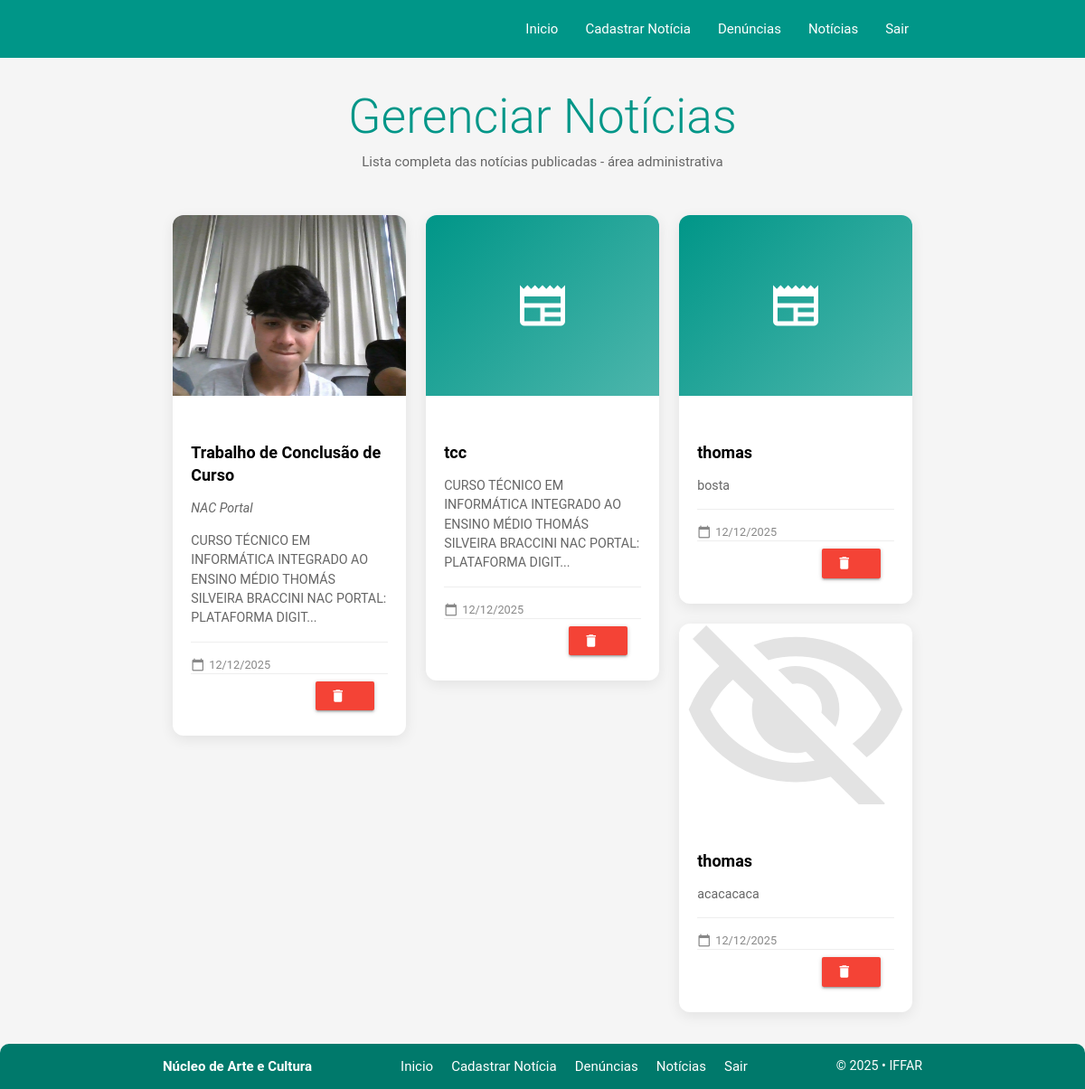
The page /administrador/listagem_noticias.php (signed in) on the database as committed earlier.
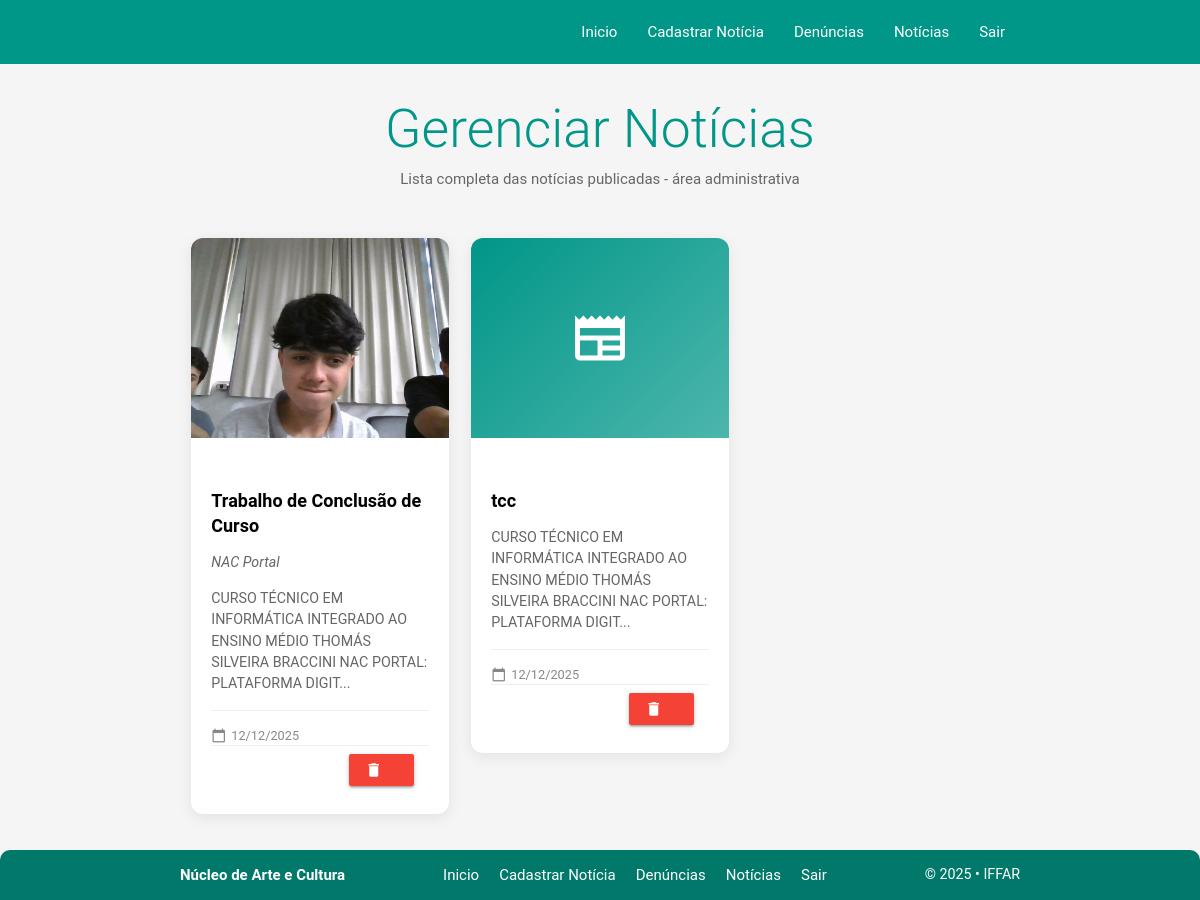
The same page on the database as committed later.
### tables this page shows
CREATE TABLE IF NOT EXISTS `noticias` (
  `id_noticia` int NOT NULL AUTO_INCREMENT,
  `titulo` varchar(200) NOT NULL,
  `subtitulo` varchar(300) DEFAULT NULL,
  `corpo` text NOT NULL,
  `autor` varchar(100) NOT NULL,
  `caminho_midia` varchar(255) DEFAULT NULL,
  `id_admin` int NOT NULL,
  `data_publicacao` datetime NOT NULL,
  `ativo` tinyint DEFAULT '1',
  PRIMARY KEY (`id_noticia`),
  KEY `id_admin` (`id_admin`)
);

### administrador/listagem_noticias.php (the view, shortened to what this page needs)
<?php
require_once "../conexao.php";
$sql = "SELECT noticias.id_noticia,
                noticias.titulo,
                noticias.subtitulo,
                noticias.corpo,
                noticias.caminho_midia,
                noticias.data_publicacao,
                noticias.autor
        FROM noticias
        WHERE noticias.ativo = 1
        ORDER BY noticias.data_publicacao DESC";
$resultado = mysqli_query($conexao, $sql);
$noticias = [];
if ($resultado) {
    while ($registro = mysqli_fetch_assoc($resultado)) {
        $noticias[] = $registro;
    }
}
?>
<!DOCTYPE html>
<html lang="pt-br">
<head>
    <link type="text/css" rel="stylesheet" href="../css/materialize.min.css" media="screen,projection"/>
    <link type="text/css" rel="stylesheet" href="../css/style_todos.css"/>
</head>
<body>
    <?php include_once "header.php"; ?>
    <main class="container">
        <div class="page-title">
            <h2>Gerenciar Notícias</h2>
            <p>Lista completa das notícias publicadas - área administrativa</p>
        </div>
        <?php if (empty($noticias)): ?>
            <div class="card-panel no-noticias">
                <i class="material-icons">newspaper</i>
                <h5>Nenhuma notícia publicada</h5>
                <p>Em breve teremos novidades para você!</p>
            </div>
        <?php else: ?>
            <div class="row">
                <?php foreach ($noticias as $noticia):
                    $resumo = $noticia['corpo'];
                    $resumo = strlen($resumo) > 150 ? substr($resumo, 0, 150) . '...' : $resumo;
                    $data_formatada = date('d/m/Y', strtotime($noticia['data_publicacao']));
                    $tem_imagem = !empty($noticia['caminho_midia']) && file_exists("../uploads/noticias/" . $noticia['caminho_midia']);
                ?>
                    <div class="col s12 m6 l4">
                        <a href="ver_noticias.php?id=<?= $noticia['id_noticia'] ?>" class="black-text" style="text-decoration: none;">
                            <div class="card noticia-card hoverable">
                                <div class="noticia-imagem-container">
                                    <?php if ($tem_imagem): ?>
                                        <img src="../uploads/noticias/<?= htmlspecialchars($noticia['caminho_midia']) ?>"
                                            alt="<?= htmlspecialchars($noticia['titulo']) ?>"
                                            class="noticia-imagem">
                                    <?php else: ?>
                                        <div style="background: linear-gradient(135deg, #009688, #4DB6AC); height: 100%; display: flex; align-items: center; justify-content: center;">
                                            <i class="material-icons white-text" style="font-size: 4rem;">newspaper</i>
                                        </div>
                                    <?php endif; ?>
                                </div>
                                <div class="noticia-conteudo">
                                    <h3 class="noticia-titulo"><?= htmlspecialchars($noticia['titulo']) ?></h3>
                                    <?php if (!empty($noticia['subtitulo'])): ?>
                                        <p class="noticia-subtitulo"><?= htmlspecialchars($noticia['subtitulo']) ?></p>
                                    <?php endif; ?>
                                    <p class="noticia-resumo"><?= htmlspecialchars($resumo) ?></p>
                                    <div class="noticia-meta">
                                        <div class="noticia-data">
                                            <i class="material-icons tiny">calendar_today</i>
                                            <?= $data_formatada ?>
                                        </div>
                                    </div>
                                    <div class="card-action right-align" style="padding: 8px 15px; border-top: 1px solid #eee;">
                                        <a href="listagem_noticias.php?excluir=<?= $noticia['id_noticia'] ?>"
                                            class="btn-small red waves-effect waves-light"
                                            onclick="abrirModalExcluir(<?= $noticia['id_noticia'] ?>); return false;">
                                            <i class="material-icons left">delete</i>
                                        </a>
                                    </div>
                                </div>
                            </div>
                        </a>
                    </div>
                <?php endforeach; ?>
            </div>
        <?php endif; ?>
    </main>
    <?php include_once "footer.php"; ?>
<?php include_once "footer.php"; ?>
</body>
</html>

Rows that differ between the two databases and show on the page:
no longer on this page (row edited): noticias: titulo "thomas", corpo "bosta", data_publicacao "12/12/2025"
no longer on this page (row edited): noticias: caminho_midia (picture), titulo "thomas", corpo "acacacaca", data_publicacao "12/12/2025"
